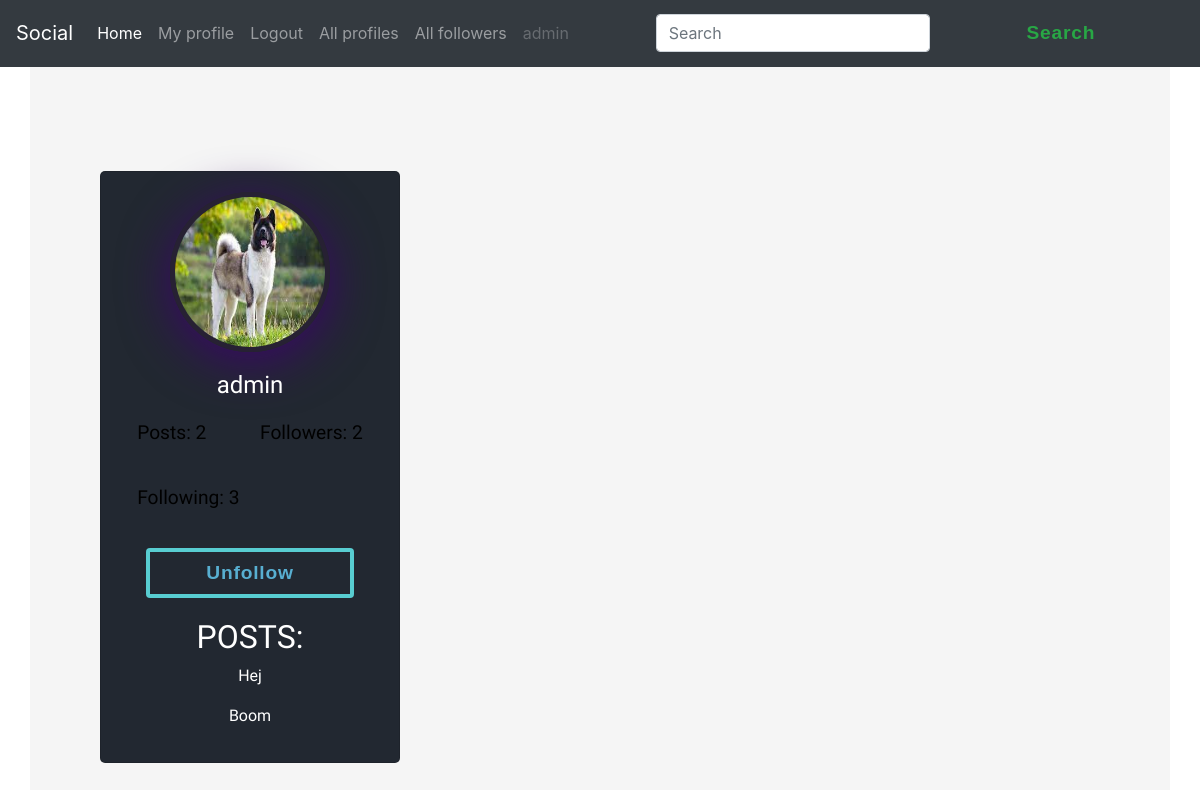
The page /profiles/p/1/ (signed in) on the database as committed earlier.
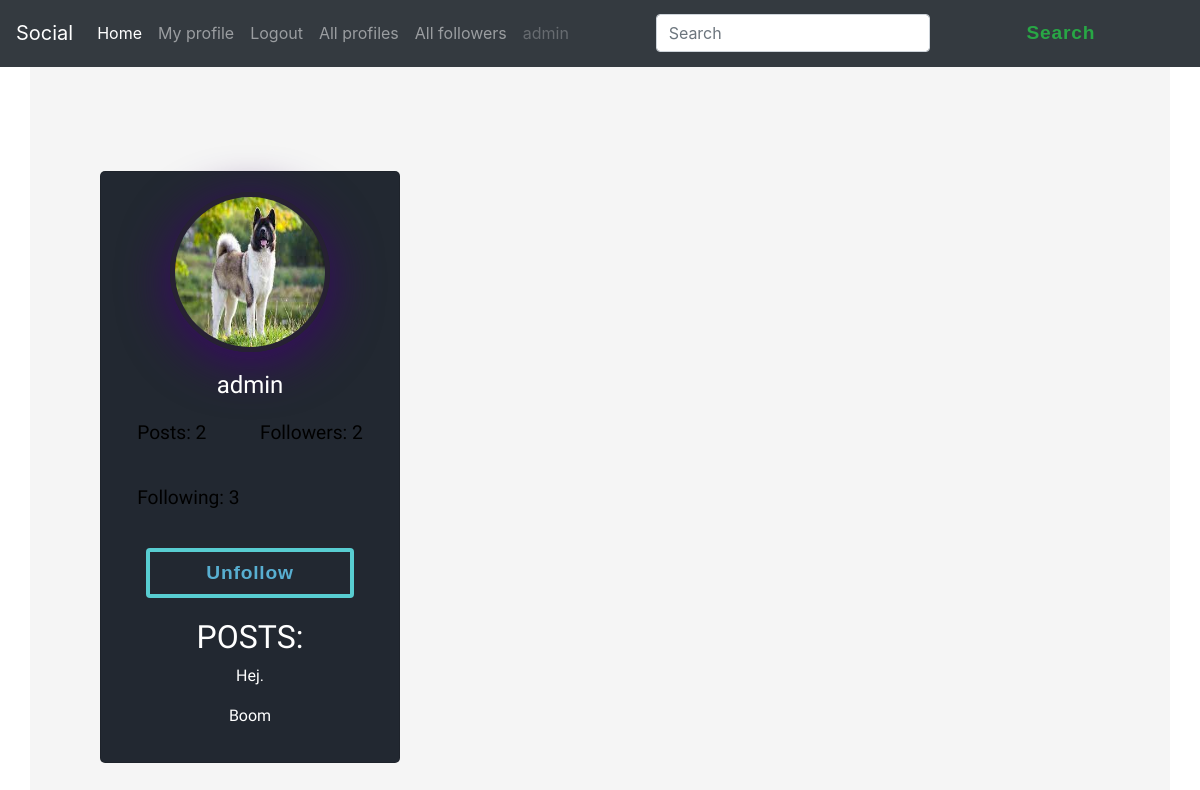
The same page on the database as committed later.
### posts/models.py (models this page shows, shortened)
class Post(models.Model):
    author = models.ForeignKey(Profile, on_delete=models.CASCADE)
    content = models.TextField()
    liked = models.ManyToManyField(Profile, related_name='likes',blank=True)
    created_at = models.DateTimeField(auto_now_add=True)
    updated_at = models.DateTimeField(auto_now=True)
    class Meta:
        ordering = ("-created_at",)

### profiles/views.py (the view)
# urls.py: path("p/<str:pk>/",views.get_profiles,name="get_profiles"),
@login_required(login_url='account_login')
def get_profiles(request,pk):
    profile = Profile.objects.get(pk=pk)
    posts = Post.objects.filter(author=profile)
    following = Followers.objects.filter(sender=profile)
    foll = following.count()
    context = {'profile':profile,'posts':posts,"foll":foll}
    return render(request, 'profiles/get_profiles.html',context)

### profiles/models.py (called while the page is built)
    def get_posts(self):
        return self.post_set.all().count()

    def get_followers(self):
        return self.followers.all().count()

### profiles/templates/profiles/get_profiles.html (shortened to what this page needs)
{% extends 'base.html' %}
{% load static %}
{% block content %}
<link rel="stylesheet" href="{% static 'styles.css' %}">
<div class="container">
    <div class="card">
      <img src="{{ profile.image.url }}" alt="Person" class="card__image">
      <p class="card__name">{{ profile.user.username }}</p>
      <div class="grid-container">
        <div class="grid-child-posts">
            <p style="color:black">Posts: {{ profile.get_posts }}</p>
        </div>
        <div class="grid-child-followers">
          <a href="{% url 'user_followers' profile.pk %}">
          <p style="color:black">Followers: {{ profile.get_followers }}</p>
          </a>
        </div>
        <a href="{% url 'following' profile.pk %}"><p style="color:black">Following: {{ foll }}</p></a>
      </div>
      {% if request.user in profile.followers.all %}
      <a href="{% url 'add_follow' profile.pk %}">
        <button class="btn draw-border">Unfollow</button>
    </a>
    {% if posts %}
    <h2>POSTS:</h2>
        {% for post in posts %}
            <p>{{ post.content }}</p>
        {% endfor %}
    {% endif %}
      {% else %}
      <p>Follow him to see his posts<p>
      <a href="{% url 'add_follow' profile.pk %}">
      <button class="btn draw-border">Follow</button>
      </a>
      {% endif %}
    </div>
{% endblock content %}

Rows that differ between the two databases and show on the page:
changed Post: content "Hej" → "Hej."
